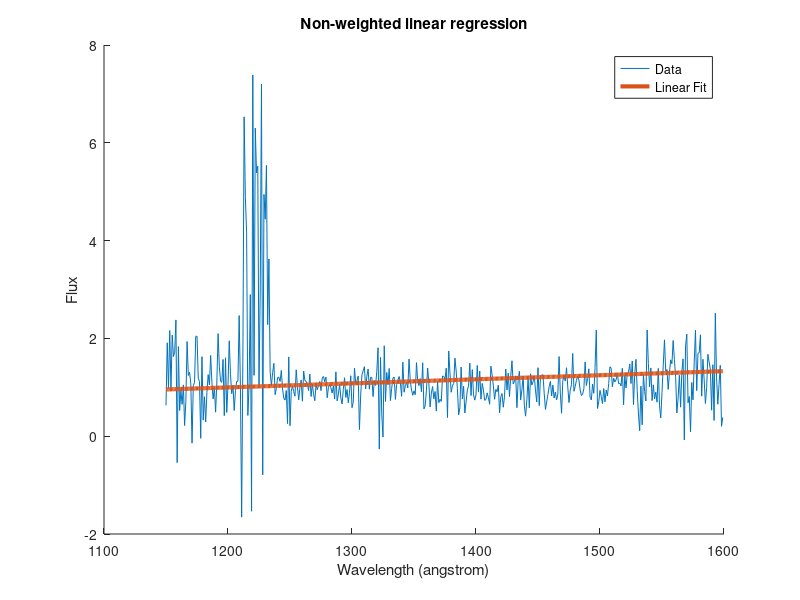
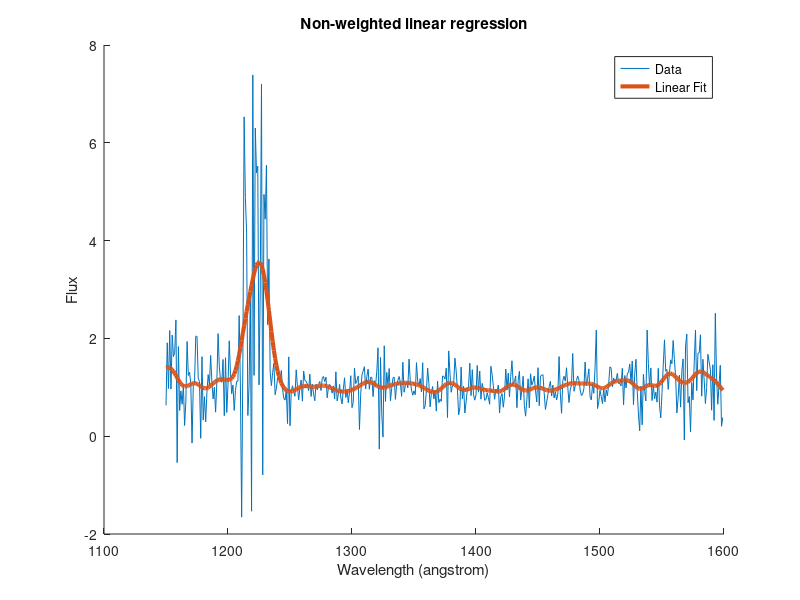
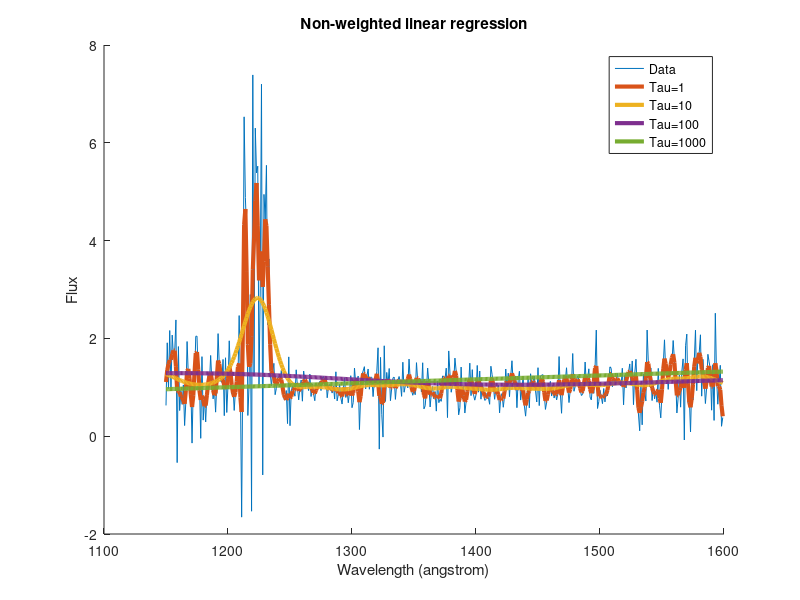

The MATLAB script that drew these images, in order: (Note: this script raises an error after producing the figures.)
load quasar_train.csv;
lambdas = quasar_train(1, :)';
train_qso = quasar_train(2:end, :);
load quasar_test.csv;
test_qso = quasar_test(2:end, :);

%% b i 

close all 
theta_bi = (lambdas'*lambdas)\(lambdas'*train_qso(1,:)');
qpred = theta_bi*lambdas;
figure
hold on 
plot(lambdas, train_qso(1,:)');
plot(lambdas, qpred, 'LineWidth', 3)
title('Non-weighted linear regression')
xlabel('Wavelength (angstrom)')
ylabel('Flux')
legend('Data', 'Linear Fit')

%% b ii 

close all 
[m, n] = size(train_qso); 
tau = 5;

theta_b2 = zeros(n,1);
for i = 1:n
    w = exp(-(lambdas - lambdas(i)).^2/(2*tau^2));
    W = diag(w);
    theta_b2(i) = (lambdas'*W*lambdas)\(lambdas'*W*train_qso(1,:)');
end

qpred = theta_b2.*lambdas;
figure
hold on 
plot(lambdas, train_qso(1,:)');
plot(lambdas, qpred, 'LineWidth', 3)
title('Non-weighted linear regression')
xlabel('Wavelength (angstrom)')
ylabel('Flux')
legend('Data', 'Linear Fit')

%% b iii 
close all 
[m, n] = size(train_qso); 
tau = 1;

theta_b2 = zeros(n,1);
for i = 1:n
    w = exp(-(lambdas - lambdas(i)).^2/(2*tau^2));
    W = diag(w);
    theta_b2(i) = (lambdas'*W*lambdas)\(lambdas'*W*train_qso(1,:)');
end

qpred = theta_b2.*lambdas;
figure
hold on 
plot(lambdas, train_qso(1,:)');
plot(lambdas, qpred, 'LineWidth', 3)
title('Non-weighted linear regression')
xlabel('Wavelength (angstrom)')
ylabel('Flux')

tau = 10;

theta_b2 = zeros(n,1);
for i = 1:n
    w = exp(-(lambdas - lambdas(i)).^2/(2*tau^2));
    W = diag(w);
    theta_b2(i) = (lambdas'*W*lambdas)\(lambdas'*W*train_qso(1,:)');
end

qpred = theta_b2.*lambdas;
plot(lambdas, qpred, 'LineWidth', 3)

tau = 100;

theta_b2 = zeros(n,1);
for i = 1:n
    w = exp(-(lambdas - lambdas(i)).^2/(2*tau^2));
    W = diag(w);
    theta_b2(i) = (lambdas'*W*lambdas)\(lambdas'*W*train_qso(1,:)');
end

qpred = theta_b2.*lambdas;
plot(lambdas, qpred, 'LineWidth', 3)

tau = 1000;

theta_b2 = zeros(n,1);
for i = 1:n
    w = exp(-(lambdas - lambdas(i)).^2/(2*tau^2));
    W = diag(w);
    theta_b2(i) = (lambdas'*W*lambdas)\(lambdas'*W*train_qso(1,:)');
end

qpred = theta_b2.*lambdas;
plot(lambdas, qpred, 'LineWidth', 3)
legend('Data', 'Tau=1', 'Tau=10', 'Tau=100', 'Tau=1000')

%% 5c i
close all 

[m, n] = size(train_qso);
[mt, ~] = size(test_qso);
tau = 5;
train_smth = zeros(m,n);
test_smth = zeros(mt,n);

for i = 1:m
    theta = zeros(n,1);
    for j = 1:n
        w = exp(-(lambdas - lambdas(j)).^2/(2*tau^2));
        W = diag(w);
        theta(j) = (lambdas'*W*lambdas)\(lambdas'*W*train_qso(i,:)');
    end
    train_smth(i,:) = theta.*lambdas;
end

for i = 1:mt
    theta = zeros(n,1);
    for j = 1:n
        w = exp(-(lambdas - lambdas(j)).^2/(2*tau^2));
        W = diag(w);
        theta(j) = (lambdas'*W*lambdas)\(lambdas'*W*test_qso(i,:)');
    end
    test_smth(i,:) = theta.*lambdas;
end

%% 5c ii 

error = zeros(m, 1);
idx_l = 50;
idx_r = 151;

for i = 1:m
    f = train_smth(i, :);
    fest = fleft(f, train_smth, 3, idx_r, idx_l);
    error(i) = f_dist(fest, f(1:idx_l));
end

avg_error_train = mean(error);

%% 5c iii 

error = zeros(mt, 1);
idx_l = 50;
idx_r = 151;

for i = 1:mt
    f = test_smth(i, :);
    fest = fleft(f, train_smth, 3, idx_r, idx_l);
    error(i) = f_dist(fest, f(1:idx_l));
end

avg_error_test = mean(error);

f = test_smth(1, :);
figure 
hold on
plot(lambdas, test_smth(1,:))
plot(lambdas(1:idx_l), fleft(f, train_smth, 3, idx_r, idx_l), 'o')

f = test_smth(6, :);
figure 
hold on
plot(lambdas, test_smth(6,:))
plot(lambdas(1:idx_l), fleft(f, train_smth, 3, idx_r, idx_l), 'o')

%% Fxns

function f_est = fleft(f, F, k, idx_r, idx_l) 
    [Fnbr, Dnbr, h] = fnbrs(F, k, f, idx_r);
    num = zeros(1, idx_l); 
    den = 0.0; 
    for i = 1:k
        num = num + ker(Dnbr(i)/h)*Fnbr(i,1:idx_l);
        den = den + ker(Dnbr(i)/h);
    end
    f_est = num/den; 
end

function [Fnbr, Dnbr, h] = fnbrs(F, k, f, idx_r)
    [m, n] = size(F); 
    dist = zeros(m-idx_r,1); 
    for i = idx_r:m
        dist(i) = f_dist(f(idx_r:n), F(i,idx_r:n));
    end
    h = max(dist); 
    [Ds, Is] = sort(dist);
    Idxr = Is(2:k+1) + idx_r - 1;
    Fnbr = F(Idxr,:); 
    Dnbr = Ds(2:k+1); 
end

function x = ker(t)
    x = max(1-t, 0);
end


function dist = f_dist(f1, f2)
    dist = 0;
    [~, n] = size(f1);
    for i = 1:n
        dist = dist + (f1(i) - f2(i))^2;
    end
end